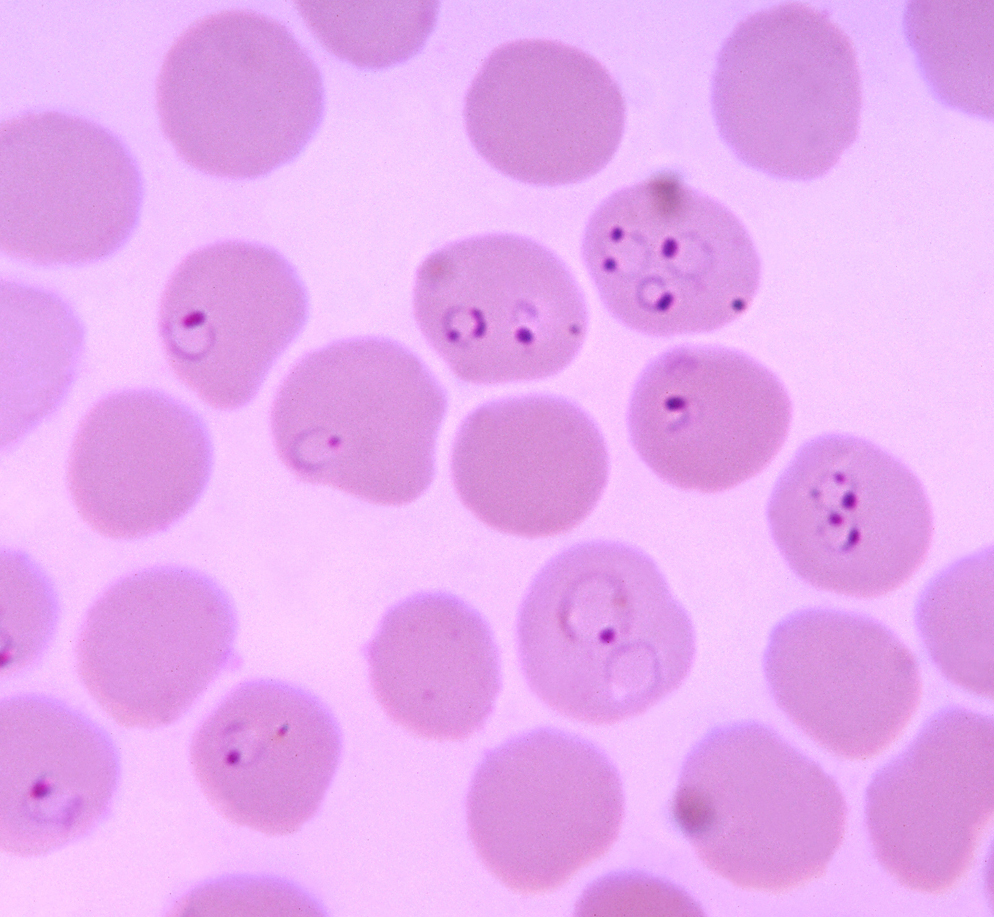
%> input picture infected cell-20200302T045736Z-001/infected cell/2.jpg, 994 x 917 px
$ octave binary.m   (GNU Octave 9; MATLAB toolbox functions it lacks are replaced by stand-ins)
%> lines starting %> are read from the running program, lines starting %| are printed output that depends on the picture; in (x1, y1, x2, y2) boxes, pixels count from 0 and x2, y2 are one past the last pixel; in counts of white or black regions, pixels touching at a corner belong together; the program's own positions count from 1
a=imread('2.jpg');
%> a is the input picture: size 917x994x3 uint8; mean R, G, B 231.2, 170.7, 240.5
subplot(2,2,1);
imshow(a);
imgray=rgb2gray(a);
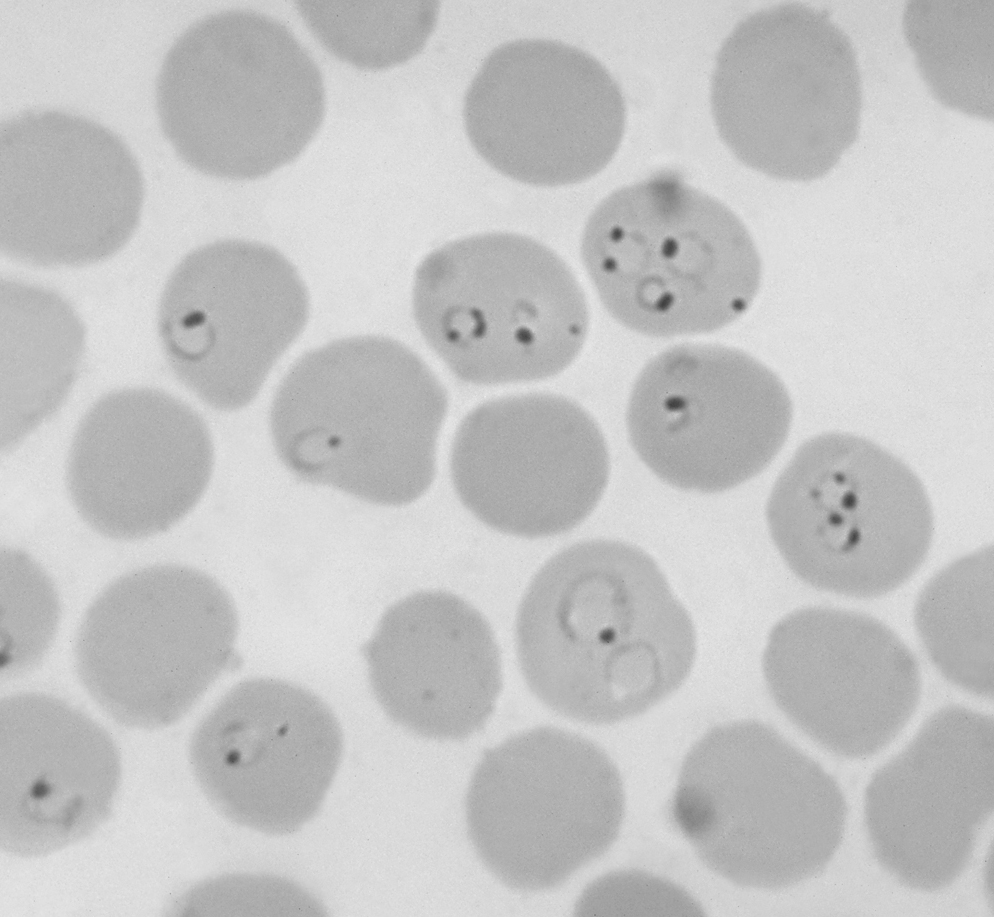
%> imgray: size 917x994 uint8; min 65, max 237, mean 196.8
subplot(2,2,2);
imshow(imgray);
thresh=graythresh(imgray);
%> thresh = 0.769
b=im2bw(imgray,thresh);
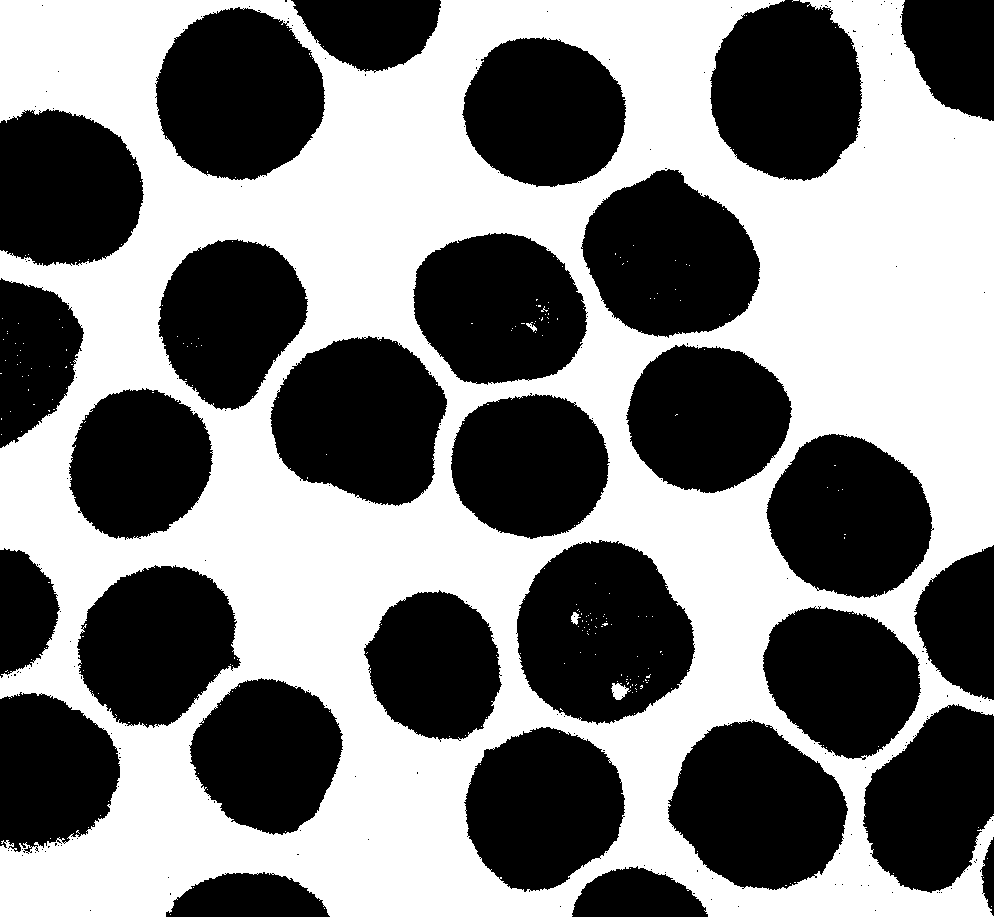
%> b: size 917x994 logical; 49.8% white; 263 white regions (259 under 20 px), largest, box (x1, y1, x2, y2) and area: (0, 0, 994, 917) 453245, (611, 683, 631, 700) 200, (571, 612, 581, 625) 72, (526, 322, 537, 332) 44
subplot(2,2,3);
imshow(b);
s=strel('square',15);
i=imerode(b,s);
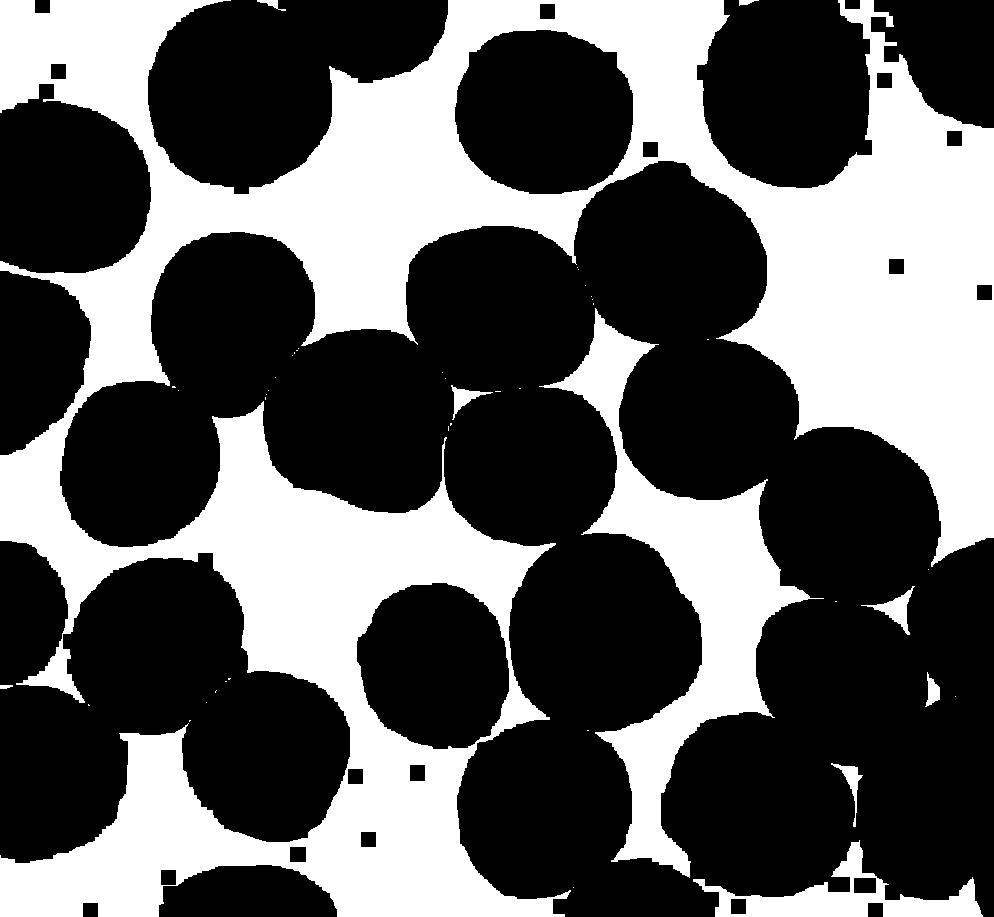
%> i: size 917x994 logical; 36.5% white; 44 white regions (34 under 20 px), largest, box (x1, y1, x2, y2) and area: (0, 0, 994, 917) 288006, (539, 308, 824, 878) 35528, (693, 840, 983, 917) 6713
i1=imdilate(b,s);
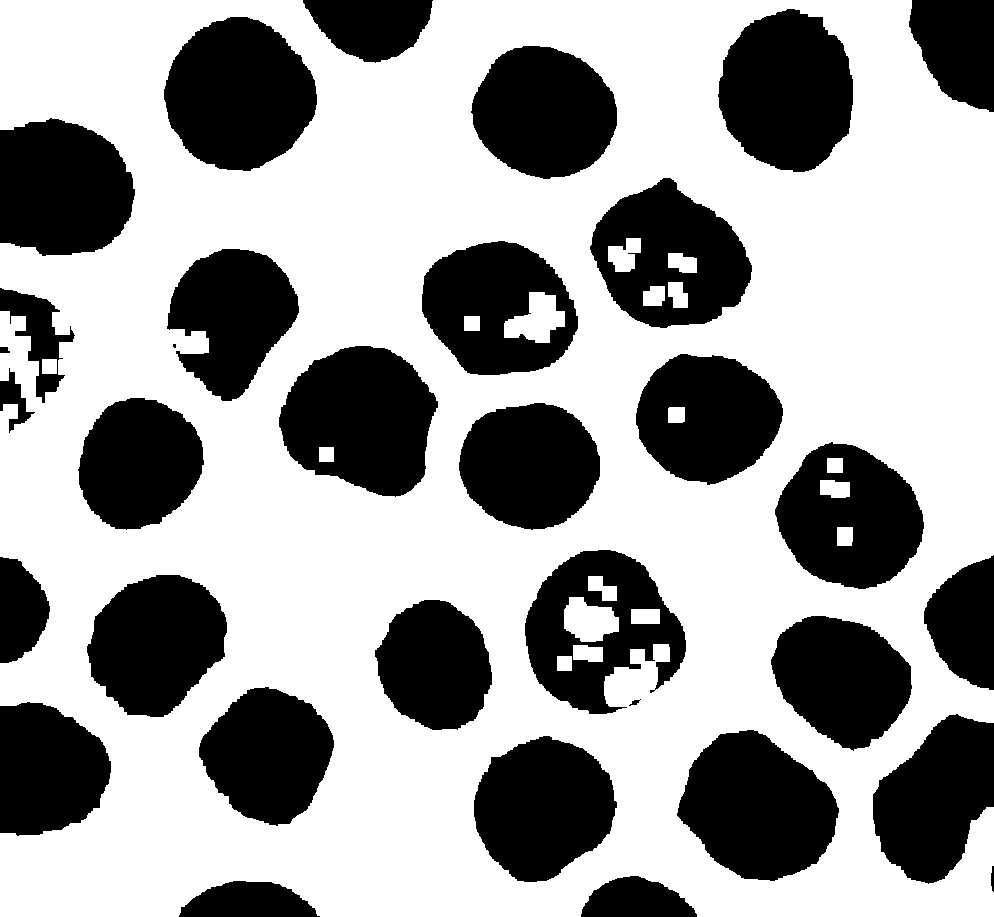
%> i1: size 917x994 logical; 63% white; 33 black regions (1 under 20 px), largest, box (x1, y1, x2, y2) and area: (164, 17, 317, 171) 17580, (279, 346, 438, 497) 17348, (677, 730, 839, 881) 17044
subplot(2,2,4);
imshow(i1);

$ run again, with infected cell-20200302T045736Z-001/infected cell/10.jpg copied over infected cell-20200302T045736Z-001/infected cell/2.jpg
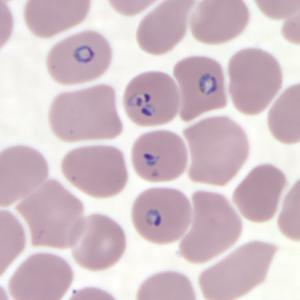
%> input picture infected cell-20200302T045736Z-001/infected cell/10.jpg, 300 x 300 px
%> a is the input picture: size 300x300x3 uint8; mean R, G, B 211.8, 194.3, 201.7
%> thresh = 0.816
%> `b=im2bw(imgray,thresh);`:
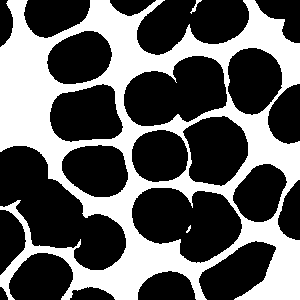
%> b: size 300x300 logical; 37.1% white; 3 white regions (1 under 20 px), largest, box (x1, y1, x2, y2) and area: (0, 0, 300, 300) 33343, (190, 0, 202, 14) 44
%> i: size 300x300 logical; 11.2% white; 12 white regions (4 under 20 px), largest, box (x1, y1, x2, y2) and area: (0, 32, 59, 157) 4183, (80, 241, 177, 300) 1396, (253, 245, 300, 300) 1386
%> `i1=imdilate(b,s);`:
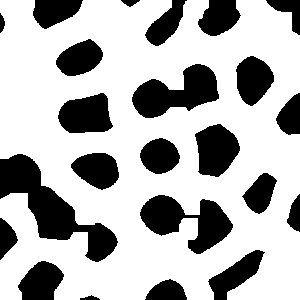
%> i1: size 300x300 logical; 70% white; 23 black regions, largest, box (x1, y1, x2, y2) and area: (0, 154, 118, 262) 4240, (140, 195, 233, 254) 2748, (132, 64, 219, 118) 2635

$ run again, with infected cell-20200302T045736Z-001/infected cell/200.jpg copied over infected cell-20200302T045736Z-001/infected cell/2.jpg
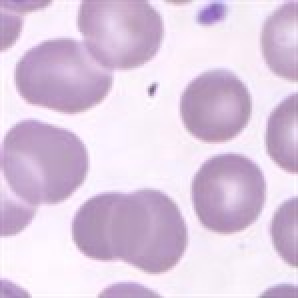
%> input picture infected cell-20200302T045736Z-001/infected cell/200.jpg, 149 x 149 px (shown 2 times larger)
%> a is the input picture: size 149x149x3 uint8; mean R, G, B 220.9, 202.1, 225.1
%> thresh = 0.816
%> `b=im2bw(imgray,thresh);`:
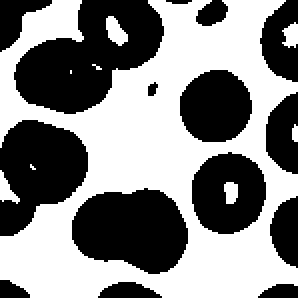
%> b: size 149x149 logical (shown 2 times larger); 52.6% white; 15 black regions, largest, box (x1, y1, x2, y2) and area: (7, 0, 82, 57) 2488, (36, 94, 94, 137) 1877, (0, 60, 44, 118) 1713
%> i: size 149x149 logical; 14.2% white; 6 white regions (2 under 20 px), largest, box (x1, y1, x2, y2) and area: (48, 42, 93, 89) 1211, (88, 122, 132, 149) 783, (0, 109, 45, 149) 703, (85, 0, 129, 36) 436
%> `i1=imdilate(b,s);`:
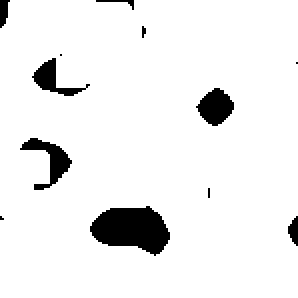
%> i1: size 149x149 logical (shown 2 times larger); 93.3% white; 12 black regions (5 under 20 px), largest, box (x1, y1, x2, y2) and area: (45, 103, 85, 128) 682, (10, 69, 36, 95) 239, (98, 44, 117, 63) 234

$ run again, with infected cell-20200302T045736Z-001/infected cell/37278.jpg copied over infected cell-20200302T045736Z-001/infected cell/2.jpg
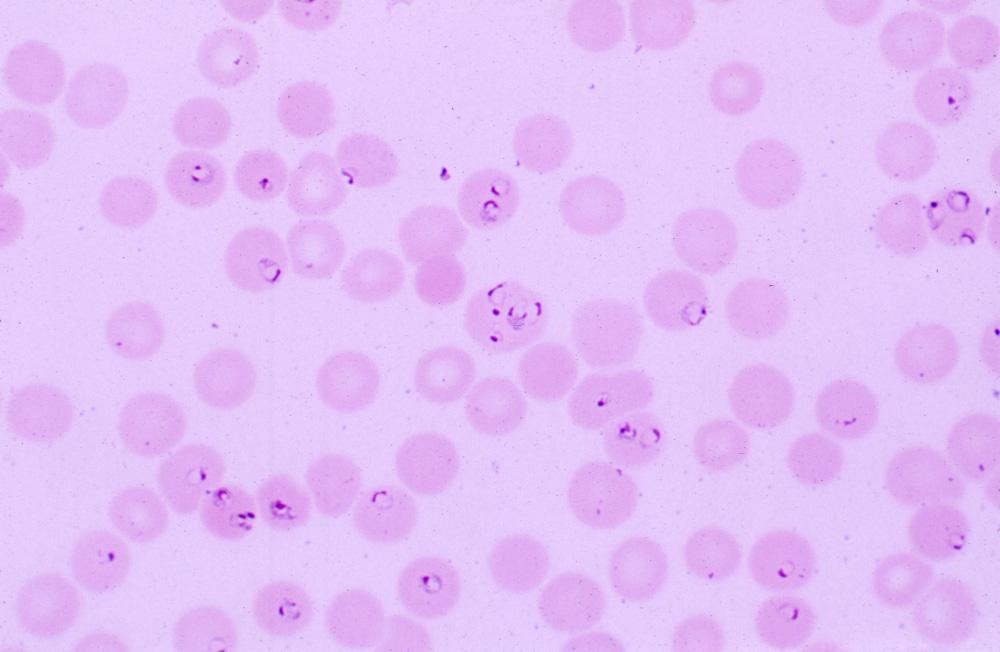
%> input picture infected cell-20200302T045736Z-001/infected cell/37278.jpg, 1000 x 652 px
%> a is the input picture: size 652x1000x3 uint8; mean R, G, B 227.6, 192, 247.6
%> `imgray=rgb2gray(a);`:
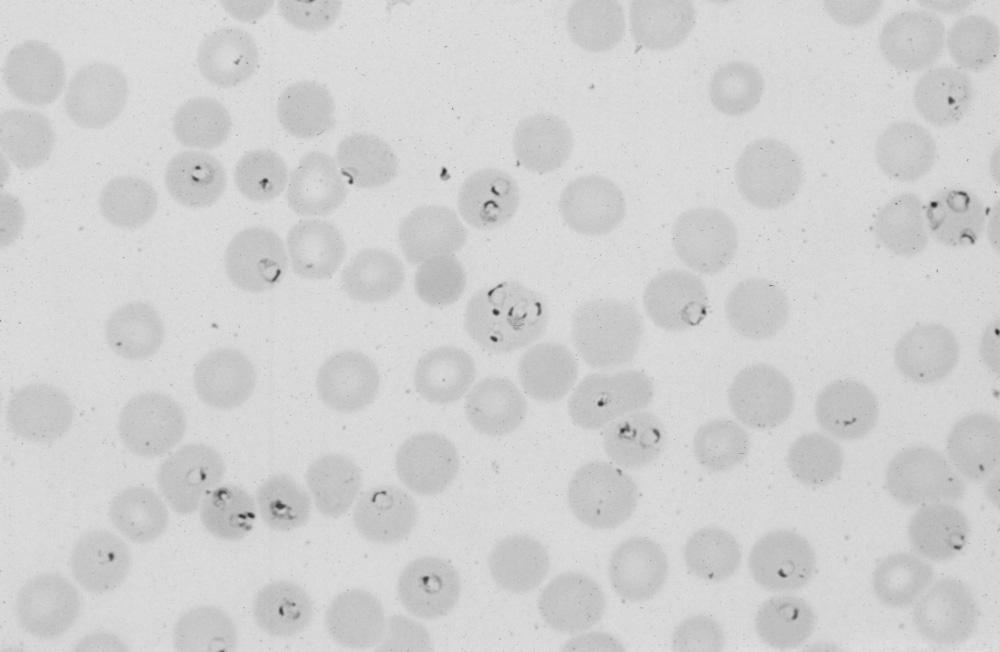
%> imgray: size 652x1000 uint8; min 40, max 231, mean 208.9
%> thresh = 0.808
%> b: size 652x1000 logical; 65.3% white; 653 black regions (578 under 20 px), largest, box (x1, y1, x2, y2) and area: (107, 392, 460, 544) 23121, (871, 409, 1000, 648) 16519, (518, 343, 667, 529) 12968
%> i: size 652x1000 logical; 33.7% white; 60 white regions (25 under 20 px), largest, box (x1, y1, x2, y2) and area: (226, 0, 1000, 438) 94184, (0, 0, 461, 594) 70466, (82, 407, 614, 652) 26935
%> `i1=imdilate(b,s);`:
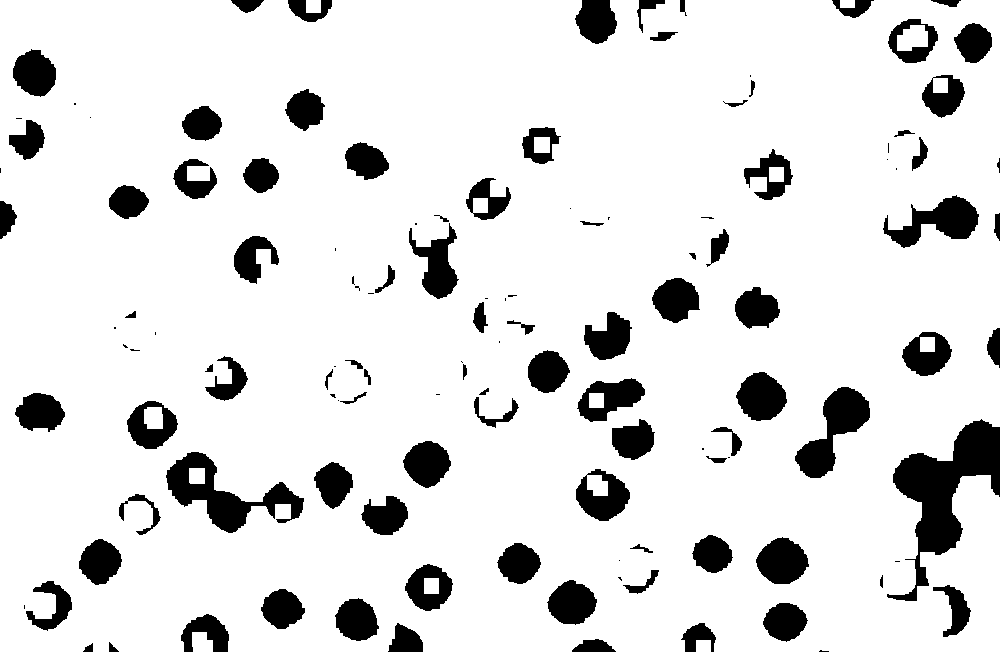
%> i1: size 652x1000 logical; 87.9% white; 126 black regions (36 under 20 px), largest, box (x1, y1, x2, y2) and area: (887, 419, 1000, 601) 7347, (166, 452, 304, 533) 3955, (795, 387, 870, 478) 2938
